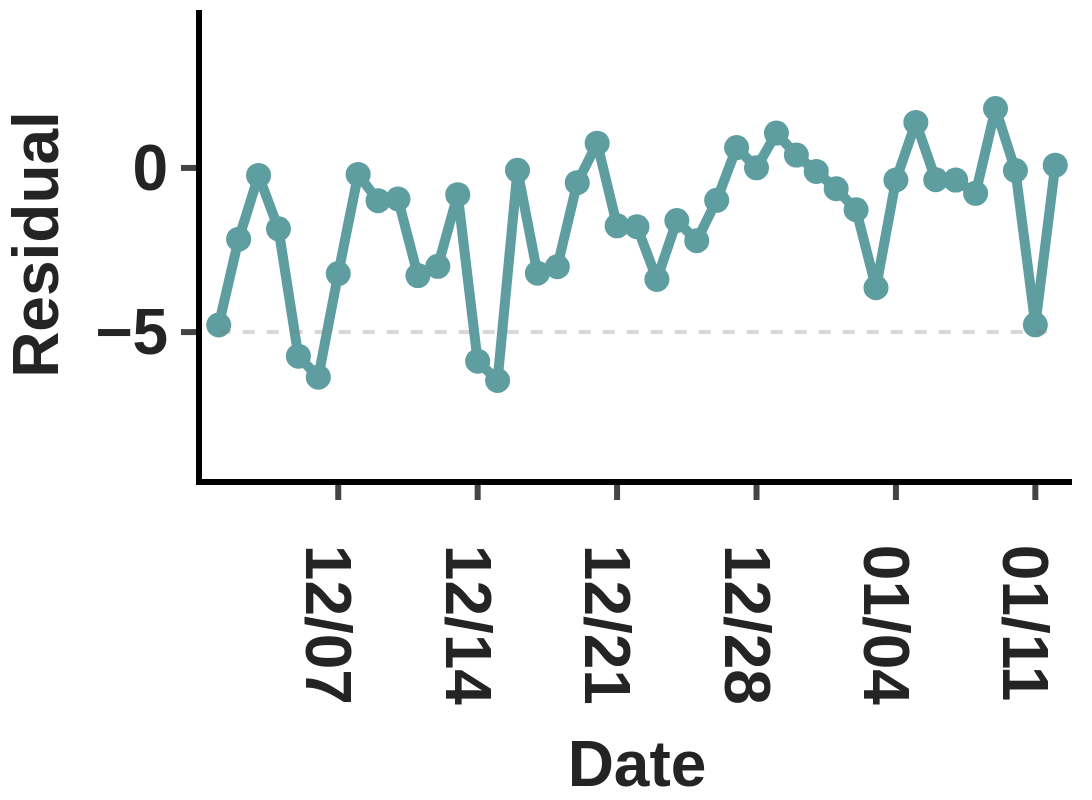

Notebook source saved alongside this figure:
### Code cell
fig = go.Figure()
fig.add_trace(go.Scatter(x=daily['Date'], y=daily['Residual'], mode='lines+markers',
                         name='Residual', line=dict(color='#5f9ea0', width=10), 
                         marker=dict(size=25), connectgaps=False)) #39BCBC

fig.add_shape(type="line", x0=daily['Date'].min(), x1=daily['Date'].max(), y0=5, y1=5,
              line=dict(color="gray", width=4, dash="dash"))
fig.add_shape(type="line", x0=daily['Date'].min(), x1=daily['Date'].max(), y0=-5, y1=-5,
              line=dict(color="gray", width=4, dash="dash"))

if daily['Date'].notna().any():
    x_min = daily['Date'].min()
    x_max = daily['Date'].max()
    span = x_max - x_min
    pad = span * 0.02  # 2% padding
    fig.update_xaxes(range=[x_min - pad, x_max + pad])
    fig.update_yaxes(range=[daily['Residual'].min() - 3, daily['Residual'].max() + 3])

fig.update_xaxes(nticks=10)
fig.update_yaxes(nticks=5)

fig.update_layout(
    xaxis=dict(title=dict(text='Date', font=dict(size=64, family='Arial', weight='bold'), standoff=40), tickformat="%m/%d", tickwidth=6, ticklen=15),
    yaxis=dict(title=dict(text='Residual', font=dict(size=64, family='Arial', weight='bold'), standoff=40), tickwidth=6, ticklen=15),
    template='simple_white',
    margin=dict(l=70, r=20, t=10, b=50),
    height=800, width=2000
)

fig.update_xaxes(tickfont=dict(size=64, family='Arial', weight='bold'), linewidth=6, linecolor='black')
fig.update_yaxes(tickfont=dict(size=64, family='Arial', weight='bold'), linewidth=6, linecolor='black')

fig.show()

### Figure 1 — Plotly figure (JSON) as saved in the notebook; plotly's stock layout.template omitted (floating-point values rounded to 4 significant figures)
{"data": [{"connectgaps": false, "line": {"color": "#5f9ea0", "width": 10}, "marker": {"size": 25}, "mode": "lines+markers", "name": "Residual", "type": "scatter", "x": ["2025-12-01T00:00:00", "2025-12-02T00:00:00", "2025-12-03T00:00:00", "2025-12-04T00:00:00", "2025-12-05T00:00:00", "2025-12-06T00:00:00", "2025-12-07T00:00:00", "2025-12-08T00:00:00", "2025-12-09T00:00:00", "2025-12-10T00:00:00", "2025-12-11T00:00:00", "2025-12-12T00:00:00", "2025-12-13T00:00:00", "2025-12-14T00:00:00", "2025-12-15T00:00:00", "2025-12-16T00:00:00", "2025-12-17T00:00:00", "2025-12-18T00:00:00", "2025-12-19T00:00:00", "2025-12-20T00:00:00", "2025-12-21T00:00:00", "2025-12-22T00:00:00", "2025-12-23T00:00:00", "2025-12-24T00:00:00", "2025-12-25T00:00:00", "2025-12-26T00:00:00", "2025-12-27T00:00:00", "2025-12-28T00:00:00", "2025-12-29T00:00:00", "2025-12-30T00:00:00", "2025-12-31T00:00:00", "2026-01-01T00:00:00", "2026-01-02T00:00:00", "2026-01-03T00:00:00", "2026-01-04T00:00:00", "2026-01-05T00:00:00", "2026-01-06T00:00:00", "2026-01-07T00:00:00", "2026-01-08T00:00:00", "2026-01-09T00:00:00", "2026-01-10T00:00:00", "2026-01-11T00:00:00", "2026-01-12T00:00:00"], "y": [-4.784, -2.169, -0.2275, -1.856, -5.734, -6.373, -3.219, -0.1971, -0.9967, -0.9468, -3.278, -2.997, -0.8132, -5.886, -6.475, -0.07304, -3.205, -3.009, -0.4501, 0.7545, -1.762, -1.792, -3.396, -1.602, -2.216, -0.9863, 0.6188, 0.001854, 1.062, 0.3923, -0.1049, -0.6342, -1.275, -3.65, -0.3677, 1.387, -0.3595, -0.3707, -0.7726, 1.81, -0.07834, -4.779, 0.08348]}], "layout": {"height": 800, "margin": {"b": 50, "l": 70, "r": 20, "t": 10}, "shapes": [{"line": {"color": "gray", "dash": "dash", "width": 4}, "type": "line", "x0": "2025-12-01T00:00:00", "x1": "2026-01-12T00:00:00", "y0": 5, "y1": 5}, {"line": {"color": "gray", "dash": "dash", "width": 4}, "type": "line", "x0": "2025-12-01T00:00:00", "x1": "2026-01-12T00:00:00", "y0": -5, "y1": -5}], "width": 2000, "xaxis": {"linecolor": "black", "linewidth": 6, "nticks": 10, "range": ["2025-11-30T03:50:24", "2026-01-12T20:09:36"], "tickfont": {"family": "Arial", "size": 64, "weight": "bold"}, "tickformat": "%m/%d", "ticklen": 15, "tickwidth": 6, "title": {"font": {"family": "Arial", "size": 64, "weight": "bold"}, "standoff": 40, "text": "Date"}}, "yaxis": {"linecolor": "black", "linewidth": 6, "nticks": 5, "range": [-9.475, 4.81], "tickfont": {"family": "Arial", "size": 64, "weight": "bold"}, "ticklen": 15, "tickwidth": 6, "title": {"font": {"family": "Arial", "size": 64, "weight": "bold"}, "standoff": 40, "text": "Residual"}}}}
